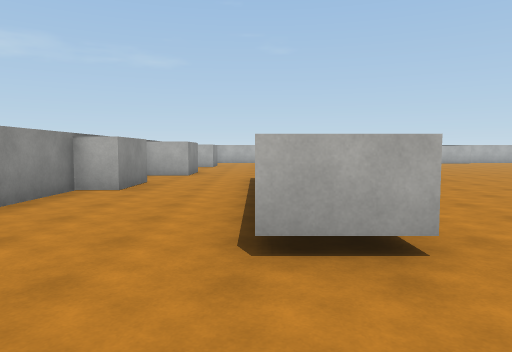
[1] (above)

24 first-person views from a walk through a Unity game level. The camera is 1.5 m above the floor, tilts 4° down and sees 70° across. The floor is counted in squares, 2 m on a side. Each view is taken from the middle of a square. On the plan, view 1 faces up. The plan holds only what a view shows up to about 11 squares ahead; the rest is blank. The place goes on beyond the plan. The player is left out. Surface patterns are stand-ins for the level's own textures.

[2]
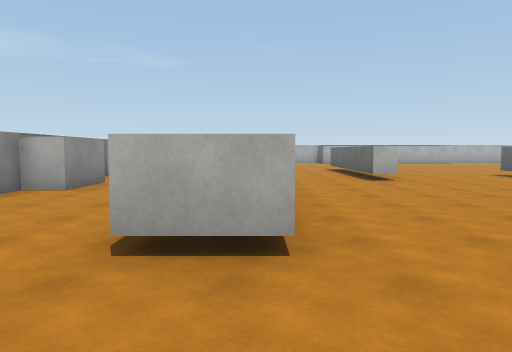

[3]
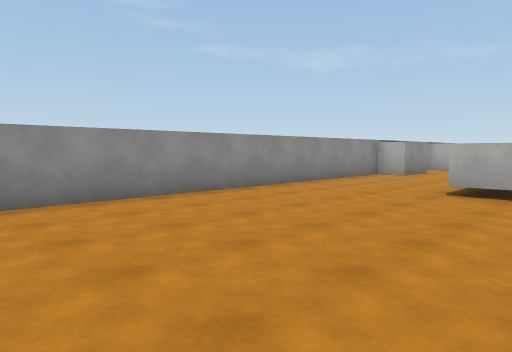

[4]
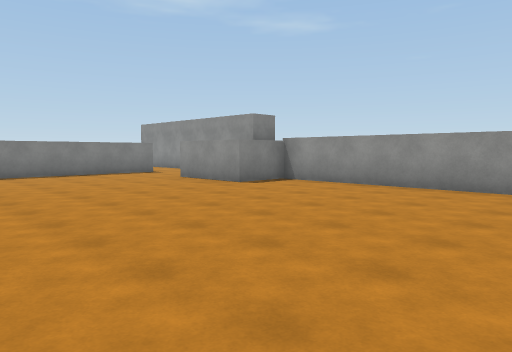

[5]
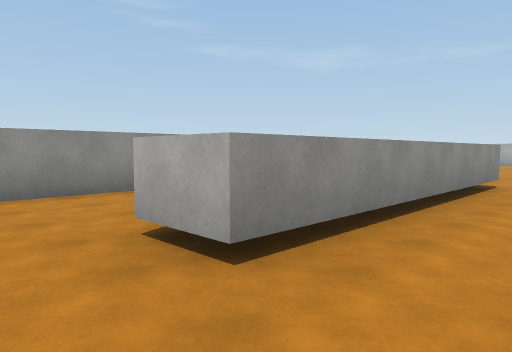

[6]
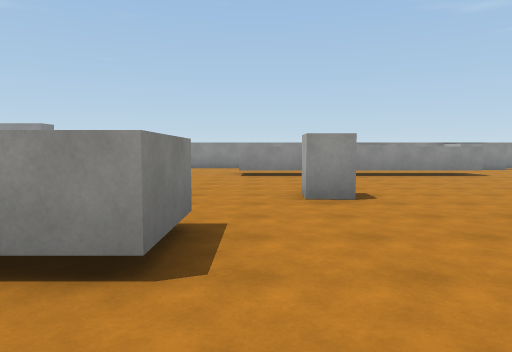

[7]
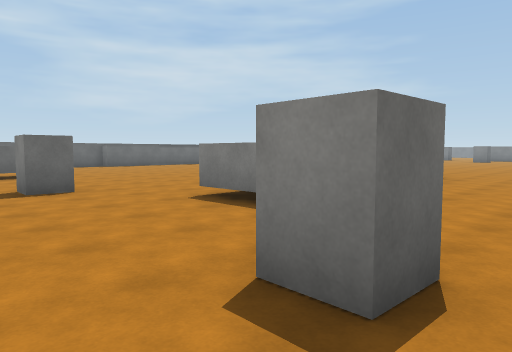

[8]
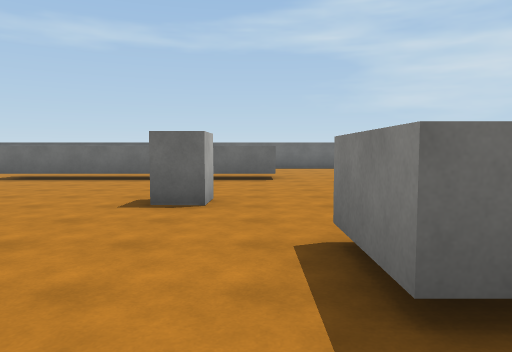

[9]
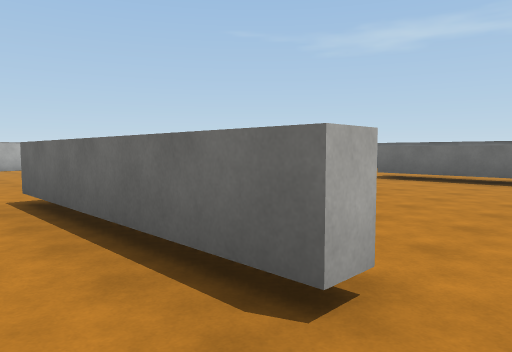

[10]
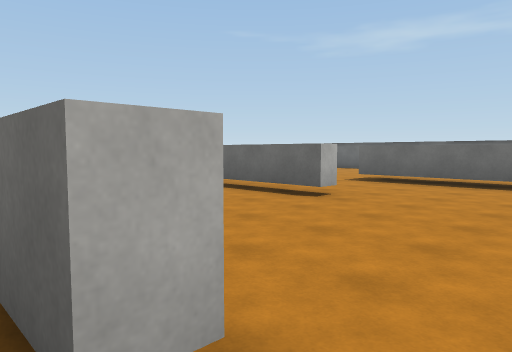

[11]
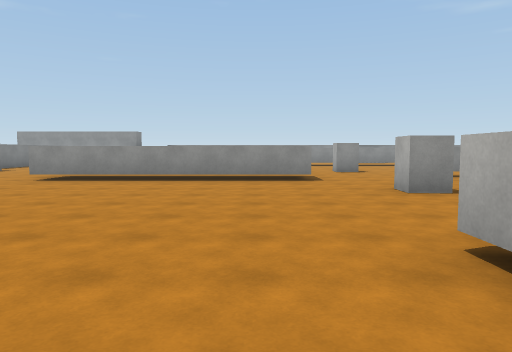

[12]
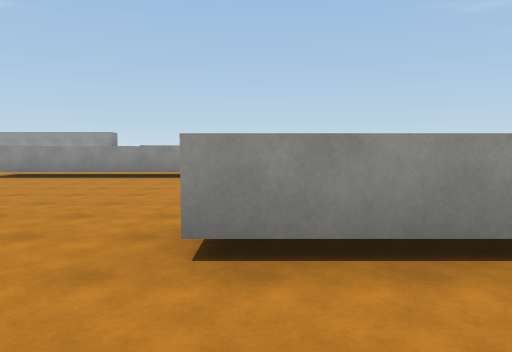

[13]
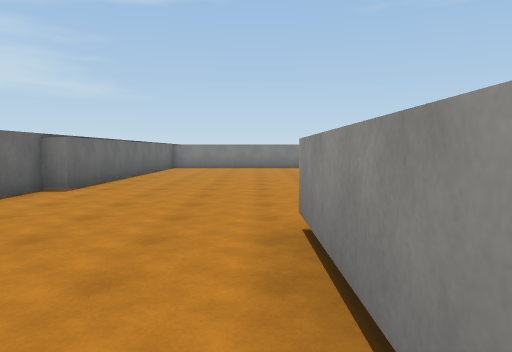

[14]
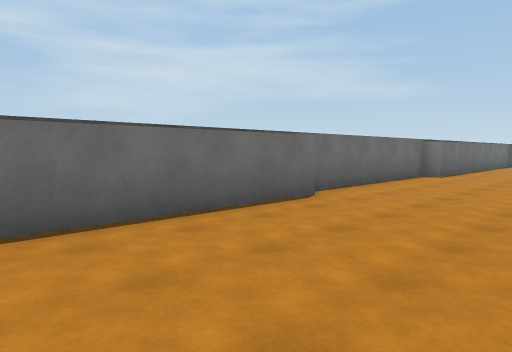

[15]
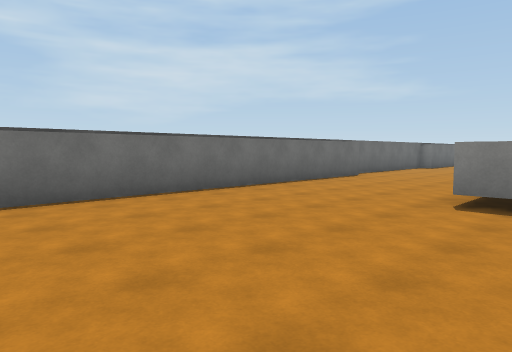

[16]
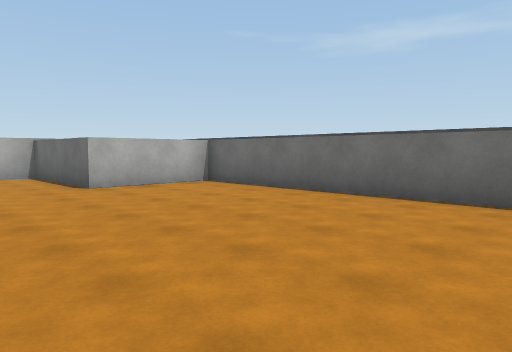

[17]
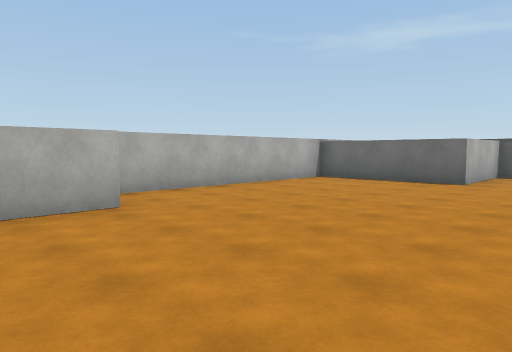

[18]
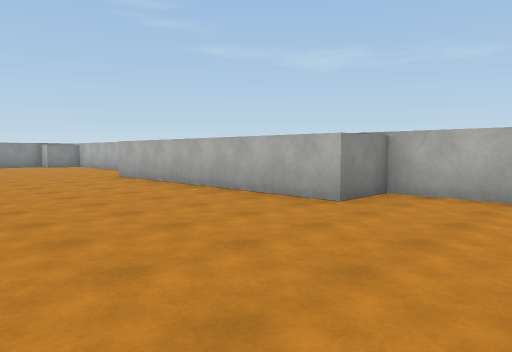

[19]
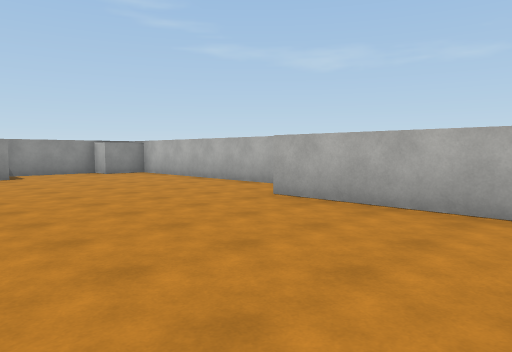

[20]
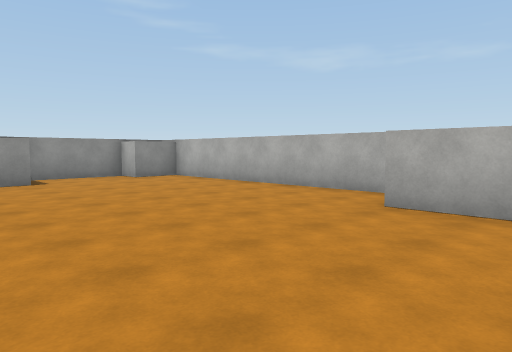

[21]
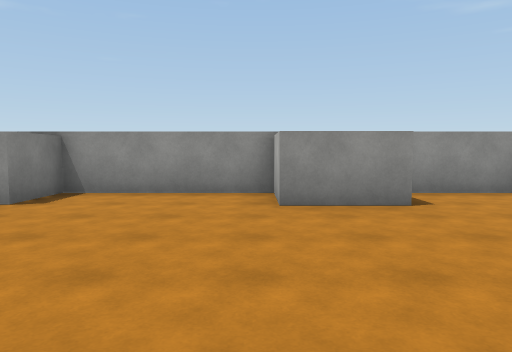

[22]
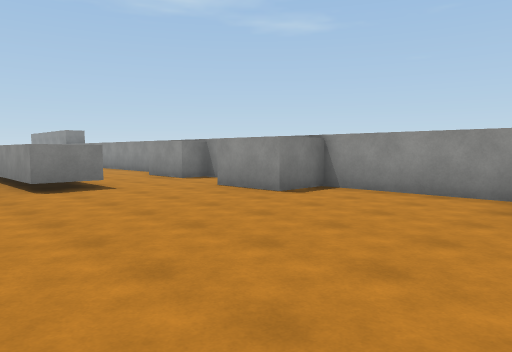

[23]
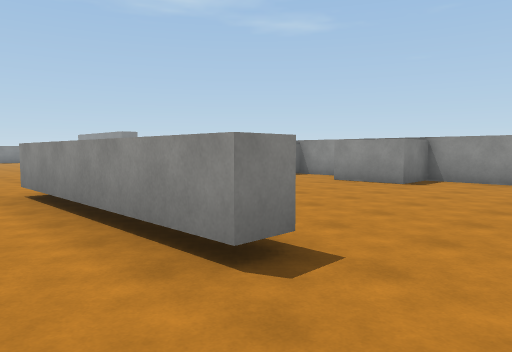

[24]
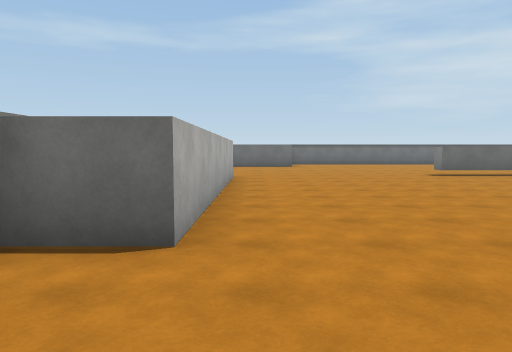

### Floor plan
Key: @ floor where view 1 was taken; # wall or solid block; . floor; B block; T thing the floor can be seen under or through.
Columns run from 4 left of view 1 to 22 right of it. Each row starts with its distance up from view 1.
 22  #.......#      #......#
 21 ##.......########......#
 20 #......................#
 19 #......................####
 18 ###.......................#
 17 ###.......................#
 16 #................... .....#
 15 #..........  .....  ......#
 14 #.......#..  ....#  ......#
 13 #.......#.. ..  .#  ......#
 12 ###.....#.  ..   #. ......#
 11 ###.....#.....   #. ......#
 10 #.......#...#   .#. ......#
  9 #...##......#  ..#...T....#
  8 ##.. #......# .......T....#
  7 ##.. #......#........T....#
  6 #... #......#........#....#
  5 #... #...............#....#
  4 #... #....B.....B....#....#
  3 #...##...............#....#
  2 #............##...........#
  1 #........ ... #...........#
  0 #...@.... ... #...........#
 -1 #........ ... #...........#
 -2 #.......  ... #..... .....#
 -3 #.......   .. #....  .....#
 -4 #.......   .. #..    .....#

Where each view was taken, in squares from view 1:
view 1: 0 up, 0 right, facing up
view 2: 0 up, 1 right, facing up
view 3: 4 down, 2 right, facing up-left
view 4: 2 up, 4 right, facing down-left
view 5: 1 up, 3 right, facing up-left
view 6: 3 up, 12 right, facing left
view 7: 6 up, 5 right, facing down-right
view 8: 3 up, 7 right, facing right
view 9: 5 up, 7 right, facing up-right
view 10: 5 up, 8 right, facing up-right
view 11: 1 up, 19 right, facing left
view 12: 3 up, 20 right, facing left
view 13: 6 up, 18 right, facing down
view 14: 10 up, 18 right, facing down-right
view 15: 15 up, 16 right, facing down-right
view 16: 11 up, 16 right, facing up-right
view 17: 16 up, 10 right, facing up-right
view 18: 16 up, 15 right, facing up-left
view 19: 16 up, 9 right, facing up-left
view 20: 16 up, 7 right, facing up-left
view 21: 16 up, 3 right, facing left
view 22: 17 up, 3 right, facing down-left
view 23: 16 up, 6 right, facing down-left
view 24: 20 up, 2 right, facing right
